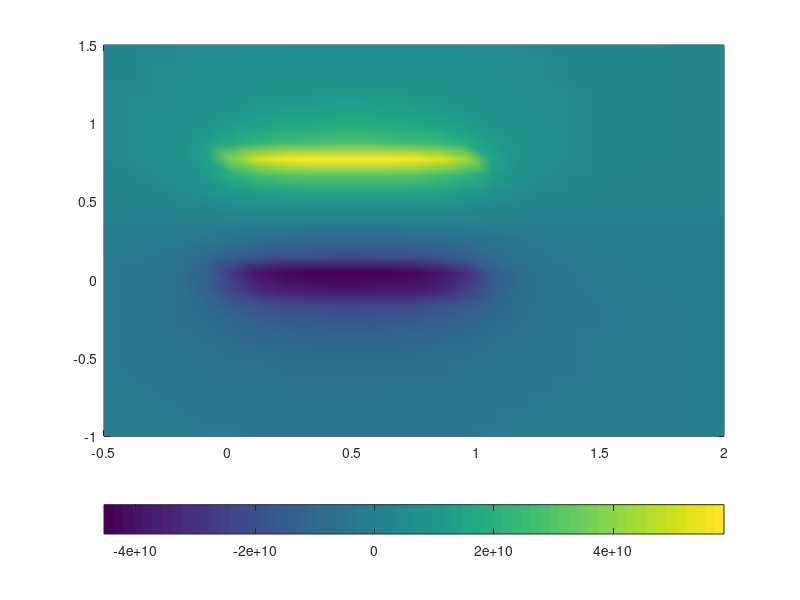
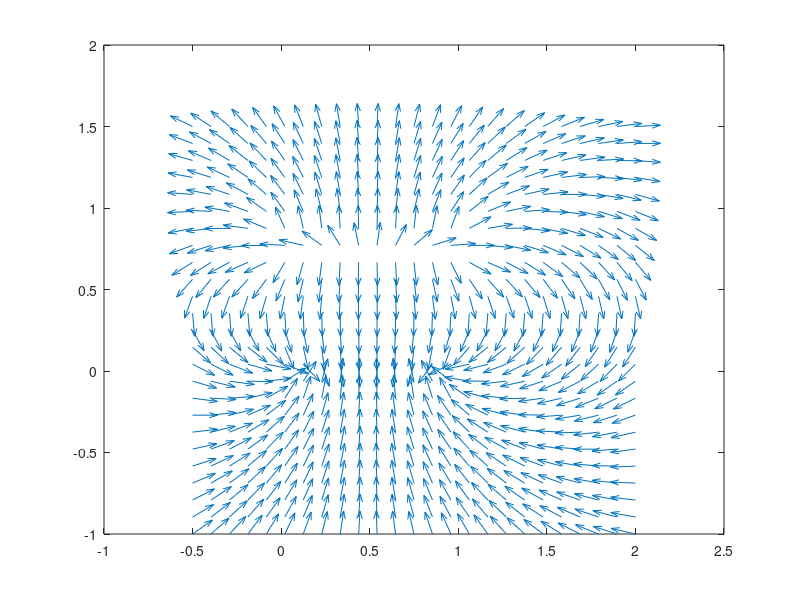

Here is the MATLAB script that generated these plots, in order:
%{ 
This program finds the electric potential and field in between a parallel
plate capacitor. 
%}

epsilon = 8.85e-12;          % Permittivity of free space
k = 1./(4.*pi.*epsilon);     % Coulomb's constant
N = 25;                      % Number of data points

% Linear charge densities
L1 = 1;                      % Top plate
L2 = -1;                     % Bottom plate

%dimensions of rods
xa = 0;
xb = 1;
ya = 0;
yb = 0.75;

%all space dimensions
x1 = -0.5;
x2 = 2;
y1 = -1;
y2 = 1.5;

%x and y values 
x = linspace(x1,x2,N);
y = linspace(y1,y2,N);

V1 = zeros(N,N);
V2 = zeros(N,N);

%integrate over all space
for j = 1:N
    for i = 1:N
        integrand2 = @(xp) k.*L2./(sqrt((x(i)-xp).^2+(y(j)-ya).^2));
        V2(i,j) = integral(integrand2,xa,xb);
        integrand1 = @(xp) k.*L1./(sqrt((x(i)-xp).^2+(y(j)-yb).^2));
        V1(i,j) = integral(integrand1,xa,xb);
    end
end
V = V1+V2;

figure(1)
contourf(x,y,V.');        % Plot a 2D color map
pcolor(x,y,V.');          % Removes solid contours, adds grid
hold on;
shading interp;           % Removes grid
colorbar('southoutside')  % Adds horizontal color bar on bottom of contour

% Now find the electric field, E = - (dV/dx, dV/dy, dV/dz)
[Ex,Ey] = gradient(-V.',1/N,1/N) ;

E = sqrt(Ex.^2 + Ey.^2);
Exn = Ex./E;
Eyn = Ey./E;

figure(2)
quiver(x,y,Exn,Eyn,1)